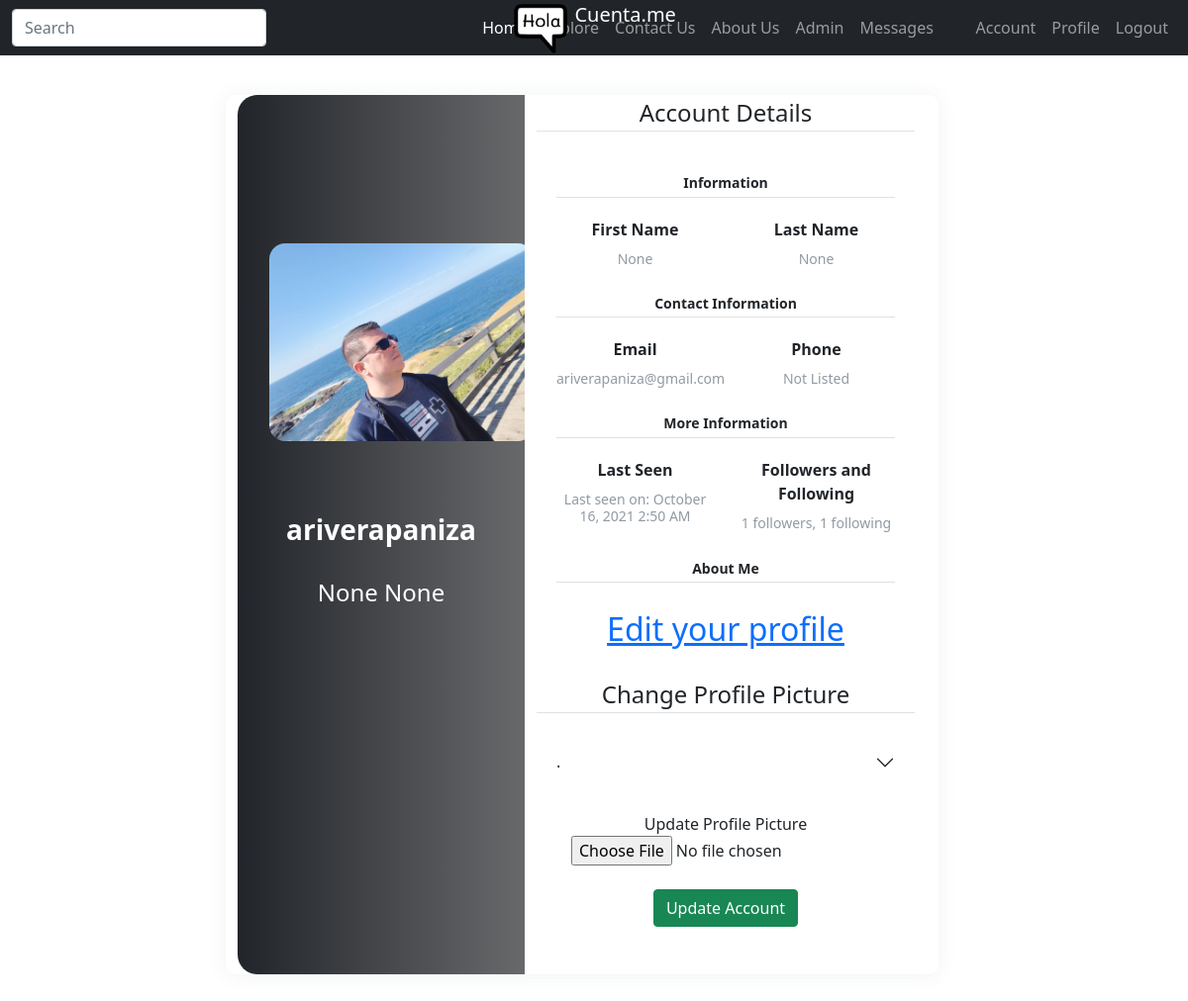
Page /account (signed in) on the earlier database version.
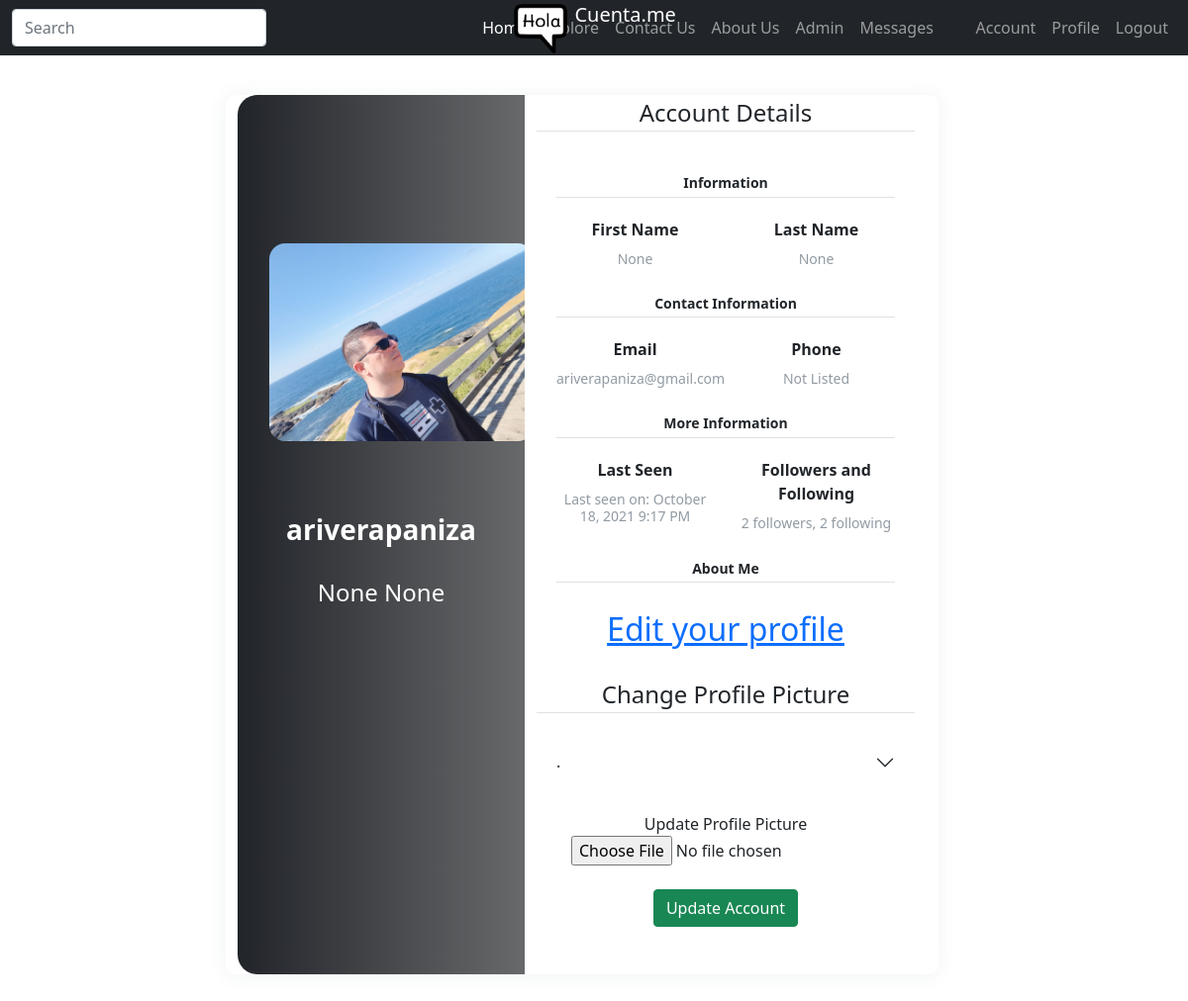
Same page on the later database version.
### app/models.py (models this page shows, shortened)
class SearchableMixin(object):
    @classmethod
    def before_commit(cls, session):
        session._changes = {
            'add': list(session.new),
            'update': list(session.dirty),
            'delete': list(session.deleted)
        }
    @classmethod
    def after_commit(cls, session):
        for obj in session._changes['add']:
            if isinstance(obj, SearchableMixin):
                add_to_index(obj.__tablename__, obj)
        for obj in session._changes['update']:
            if isinstance(obj, SearchableMixin):
                add_to_index(obj.__tablename__, obj)
        for obj in session._changes['delete']:
            if isinstance(obj, SearchableMixin):
                remove_from_index(obj.__tablename__, obj)
        session._changes = None

class User(UserMixin, SearchableMixin, db.Model):
    __searchable__ = ['username']    # Added
    id = db.Column(db.Integer, primary_key=True)
    username = db.Column(db.String(64), index=True, unique=True)
    firstname = db.Column(db.String(20), unique=False, nullable = True)
    lastname = db.Column(db.String(20), unique=False, nullable = True)
    email = db.Column(db.String(120), index=True, unique=True)
    image_file = db.Column(db.String(120), nullable=False, default='default.jpg')
    date_created = db.Column(db.DateTime, default=datetime.utcnow)
    password_hash = db.Column(db.String(128))
    posts = db.relationship('Post', backref='author', lazy='dynamic')
    about_me = db.Column(db.String(140))
    last_seen = db.Column(db.DateTime, default=datetime.utcnow)
    followed = db.relationship(
        'User', secondary=followers,
        primaryjoin=(followers.c.follower_id == id),
        secondaryjoin=(followers.c.followed_id == id),
        backref=db.backref('followers', lazy='dynamic'), lazy='dynamic')
    messages_sent = db.relationship('Message',
                                    foreign_keys='Message.sender_id',
                                    backref='author', lazy='dynamic')
    messages_received = db.relationship('Message',
                                        foreign_keys='Message.recipient_id',
                                        backref='recipient', lazy='dynamic')
    last_message_read_time = db.Column(db.DateTime)
    notifications = db.relationship('Notification', backref='user',
                                    lazy='dynamic')
    comments = db.relationship('Comment', backref='user', passive_deletes=True)
    likes = db.relationship('Like', backref='user', passive_deletes=True)
    is_admin = db.Column(db.Boolean, default=False)
    def new_messages(self):
        last_read_time = self.last_message_read_time or datetime(1900, 1, 1)
        return Message.query.filter_by(recipient=self).filter(
            Message.timestamp > last_read_time).count()

### app/routes.py (the view)
@app.route('/account', methods=['POST', 'GET'])
@login_required
def account():
    form=AccountUpdateForm()
    if form.validate_on_submit():
        if form.picture.data:
            image_file=save_image(form.picture.data)
            current_user.image_file=image_file
        current_user.username=form.username.data
        current_user.email=form.email.data
        user_details=UserDetails(user_id=current_user.id)
        db.session.add(user_details)
        db.session.commit()
        return redirect(url_for('account'))
    elif request.method == 'GET':
        form.username.data=current_user.username
        form.email.data=current_user.email
    image_url=url_for('static', filename='profile_pics/'+current_user.image_file)
    return render_template('account.html', title='Account Page - HolaCuenta.me', legend='Account Details', form=form, image_url=image_url)

### app/templates/account.html (shortened to what this page needs)
{% extends 'base.html' %} {% block content %}
                <div class="row d-flex justify-content-center account__padding section-title col-md-6 col-md-12">
                    <div class="account__card account__user-card-full">
                        <div class="row account__m-l-0 account__m-r-0">
                            <div class="col-xl-5 account__bg-c-lite-green account__user-profile">
                                <div class="account__card-block text-center text-white">
                                    <div class="account__m-b-25"> <img src="{{image_url}}" class="account__img" alt="User-Profile-Image"> </div>
                                    <br>
                                    <br>
                                    <h3 class="account__f-w-600">{{current_user.username}}</h3>
                                    <br>
                                    <h4>{{current_user.firstname}} {{current_user.lastname}}</h4>
                                </div>
                            </div>
                            <div class="col-xl-7 account__info-color">
                                <legend class='border-bottom mb-4 section-title'>{{legend}}</legend>
                                <div class="account__card-block">
                                    <h6 class="account__m-b-20 account__p-b-5 account__b-b-default account__f-w-600">Information</h6>
                                    <div class="row">
                                        <div class="col-sm-6">
                                            <p class="account__m-b-10 account__f-w-600">First Name</p>
                                            <h6 class="account__text-muted account__f-w-400">{{current_user.firstname}}</h6>
                                        </div>
                                        <div class="col-sm-6">
                                            <p class="account__m-b-10 account__f-w-600">Last Name</p>
                                            <h6 class="account__text-muted account__f-w-400">{{current_user.lastname}}</h6>
                                        </div>
                                    </div>
                                    <h6 class="account__m-b-20 account__m-t-40 account__p-b-5 account__b-b-default account__f-w-600">Contact Information</h6>
                                    <div class="row">
                                        <div class="col-sm-6">
                                            <p class="account__m-b-10 account__f-w-600">Email</p>
                                            <h6 class="account__text-muted account__f-w-400">{{current_user.email}}</h6>
                                        </div>
                                        <div class="col-sm-6">
                                            <p class="account__m-b-10 account__f-w-600">Phone</p>
                                            <h6 class="account__text-muted account__f-w-400">Not Listed</h6>
                                        </div>
                                    </div>
                                    <h6 class="account__m-b-20 account__m-t-40 account__p-b-5 account__b-b-default account__f-w-600">More Information</h6>
                                    <div class="row">
                                        <div class="col-sm-6">
                                            <p class="account__m-b-10 account__f-w-600">Last Seen</p>
                                            <h6 class="account__text-muted account__f-w-400">{% if current_user.last_seen %}<p>{{ _('Last seen on') }}: {{ moment(current_user.last_seen).format('LLL') }}</p>{% endif %}</h6>
                                        </div>
                                        <div class="col-sm-6">
                                            <p class="account__m-b-10 account__f-w-600">Followers and Following</p>
                                            <h6 class="account__text-muted account__f-w-400">{{ _('%(count)d followers', count=current_user.followers.count()) }}, {{ _('%(count)d following', count=current_user.followed.count()) }}</h6>
                                        </div>
                                    </div>
                                    <h6 class="account__m-b-20 account__m-t-40 account__p-b-5 account__b-b-default account__f-w-600">About Me</h6>
                                    <div class="row">
                                    <h2> <a href="{{ url_for('edit_profile') }}">{{ _('Edit your profile') }}</a> </h2>
                                    </div>
                                </div>
                                <legend class='border-bottom mb-4 section-title'>Change Profile Picture</legend>
                                <form method="POST" action="" enctype="multipart/form-data">
                                    <fieldset>
                                        <div class="accordion accordion-flush" id="accordionFlushExample">
                                            <div class="accordion-item">
                                              <h2 class="accordion-header" id="flush-headingOne">
                                                <button class="accordion-button collapsed" type="button" data-bs-toggle="collapse" data-bs-target="#flush-collapseOne" aria-expanded="false" aria-controls="flush-collapseOne">
                                                  .
                                                </button>
                                              </h2>
                                            </div>
                                        </div>
                                        <br>
                                        <div class="form-group">
                                            {{form.picture.label()}}
                                            {{form.picture(class='form-control-file')}}
                                        </div>
                                    </fieldset>
                                    <div class="field-group mt-4 section-title">
                                        {{form.submit(class='btn btn-success')}}
                                    </div>
                                    <br>
                                    <br>
                                </form>
                            </div>
                        </div>
                    </div>
                </div>
    <br>
    <br>
    <br>
{% endblock content %}

### app/templates/base.html (shortened to what this page needs)
<!DOCTYPE html>
<html lang="en">
  <head>
    <link
      href="https://cdn.jsdelivr.net/npm/bootstrap@5.1.1/dist/css/bootstrap.min.css"
      rel="stylesheet"
    />
    <link
      rel="stylesheet"
      href="https://cdnjs.cloudflare.com/ajax/libs/font-awesome/5.15.3/css/all.min.css"
    />
    <link
      href="https://unpkg.com/boxicons@2.0.7/css/boxicons.min.css"
      rel="stylesheet"
    />
        <link
        rel="stylesheet"
        href="https://unicons.iconscout.com/release/v4.0.0/css/line.css"
      />
    <link rel="stylesheet" href="{{ url_for('static', filename='style.css')}}">
    <nav class="navbar fixed-top navbar-expand-lg navbar-dark bg-dark">
      <div class="container-fluid">
        <a class="navbar-brand" href="{{ url_for('index') }}">
          <img
            src="{{ url_for('static', filename='holacuentame_logo_80px_black.png')}}"
            alt=""
            width="auto"
            height="56"
            class="d-inline-block align-text-top"
          />
          Cuenta.me</a
        >
        <div class="collapse navbar-collapse" id="navbar">
          <div class="navbar-nav">
            {% if g.search_form %}
            <form
              class="navbar-form navbar-right"
              method="get"
              action="{{ url_for('search') }}"
            >
              <div class="form-group">
                {{ g.search_form.q(size=20, class='form-control',
                placeholder=g.search_form.q.label.text) }}
              </div>
            </form>
            {% endif %}
          </div>
          <div class="navbar-nav ms-auto mb-2 mb-lg-0">
            <ul class="navbar-nav">
              <li class="nav-item">
                <a
                  class="nav-link active"
                  aria-current="page"
                  href="{{ url_for('index') }}"
                  >{{ _('Home') }}</a
                >
              </li>
              <li class="nav-item">
                <a class="nav-link" href="{{ url_for('explore') }}"
                  >{{ _('Explore') }}</a
                >
              </li>
              <li class="nav-item">
                <a class="nav-link" href="{{ url_for('contact') }}"
                  >{{ _('Contact Us') }}</a
                >
              </li>
              <li class="nav-item">
                <a class="nav-link" href="{{ url_for('about') }}"
                  >{{ _('About Us') }}</a
                >
              </li>
            </ul>
            <ul class="navbar-nav justify-content-end">
              {% if current_user.is_admin == True %}
              <li class="nav-item">
                <a class="nav-link" href="{{ url_for('admin.index') }}">{{ _('Admin') }}</a>
              </li>
              {% endif %}
              {% if current_user.is_anonymous %}
              <li class="nav-item">
                <a class="nav-link" href="{{ url_for('login') }}">{{ _('Login') }}</a>
              </li>
              {% else %}
              <li class="nav-item">
                <a class="nav-link" href="{{ url_for('messages') }}">
                  {{ _('Messages') }}
                  {% set new_messages = current_user.new_messages() %}
                </a>
              </li>
              <li class="nav-item">
                <a
                  class="nav-link"
                  href="{{ url_for('account') }}"
                  >{{ _('Account') }}</a
                >
              </li>
              <li class="nav-item">
                <a
                  class="nav-link"
                  href="{{ url_for('user', username=current_user.username) }}"
                  >{{ _('Profile') }}</a
                >
              </li>
              <li class="nav-item">
                <a class="nav-link" href="{{ url_for('logout') }}"
                  >{{ _('Logout') }}</a
                >
              </li>
              {% endif %}
            </ul>
          </div>
        </div>
      </div>
    </nav>
  </head>
  <body>
    <br>
    <br>
    <br>
    <br>
    {% block content %}{% endblock %}
  </body>
</html>

Differences in the rows shown:
changed User "ariverapaniza": last_seen "October 16, 2021 2:50 AM" → "October 18, 2021 9:17 PM"
Other differences:
text no longer shown: "1 followers 1 following"
text now shown: "2 followers 2 following"
